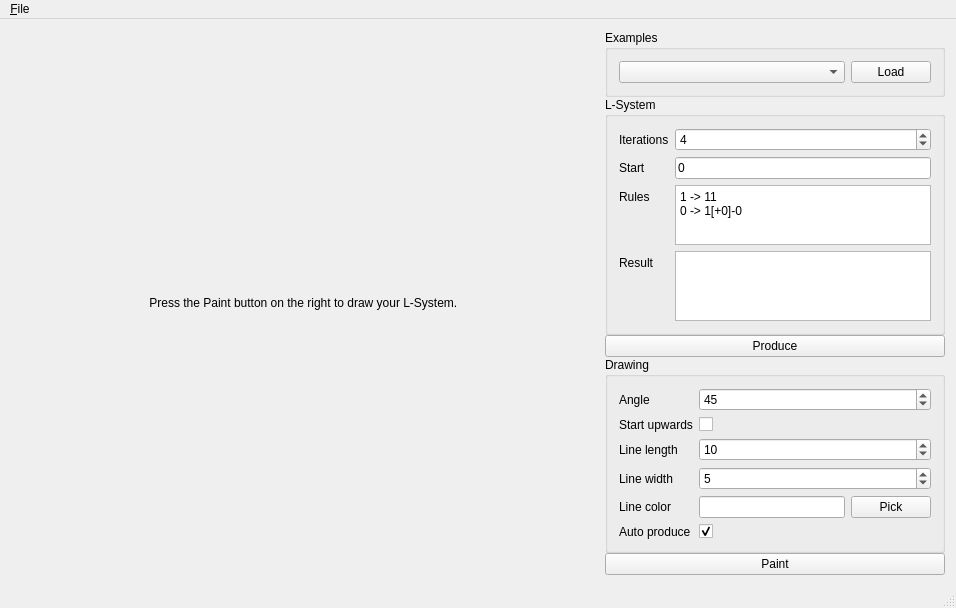
<?xml version="1.0" encoding="UTF-8"?>
<ui version="4.0">
 <class>MainWindow</class>
 <widget class="QMainWindow" name="MainWindow">
  <property name="geometry">
   <rect>
    <x>0</x>
    <y>0</y>
    <width>956</width>
    <height>573</height>
   </rect>
  </property>
  <property name="windowTitle">
   <string>L-system Drawer</string>
  </property>
  <widget class="QWidget" name="centralWidget">
   <layout class="QHBoxLayout" name="horizontalLayout">
    <item>
     <widget class="QLabel" name="canvas">
      <property name="sizePolicy">
       <sizepolicy hsizetype="Ignored" vsizetype="Ignored">
        <horstretch>0</horstretch>
        <verstretch>0</verstretch>
       </sizepolicy>
      </property>
      <property name="text">
       <string>Press the Paint button on the right to draw your L-System. </string>
      </property>
      <property name="alignment">
       <set>Qt::AlignCenter</set>
      </property>
     </widget>
    </item>
    <item>
     <widget class="QWidget" name="widget" native="true">
      <property name="sizePolicy">
       <sizepolicy hsizetype="Fixed" vsizetype="Preferred">
        <horstretch>0</horstretch>
        <verstretch>0</verstretch>
       </sizepolicy>
      </property>
      <layout class="QVBoxLayout" name="verticalLayout_2">
       <property name="spacing">
        <number>0</number>
       </property>
       <property name="leftMargin">
        <number>0</number>
       </property>
       <property name="topMargin">
        <number>0</number>
       </property>
       <property name="rightMargin">
        <number>0</number>
       </property>
       <property name="bottomMargin">
        <number>0</number>
       </property>
       <item>
        <widget class="QGroupBox" name="examplesGroupBox">
         <property name="title">
          <string>Examples</string>
         </property>
         <layout class="QHBoxLayout" name="horizontalLayout_3">
          <item>
           <widget class="QComboBox" name="examplesComboBox">
            <property name="sizePolicy">
             <sizepolicy hsizetype="MinimumExpanding" vsizetype="Fixed">
              <horstretch>0</horstretch>
              <verstretch>0</verstretch>
             </sizepolicy>
            </property>
           </widget>
          </item>
          <item>
           <widget class="QPushButton" name="exampleLoadButton">
            <property name="sizePolicy">
             <sizepolicy hsizetype="Preferred" vsizetype="Fixed">
              <horstretch>0</horstretch>
              <verstretch>0</verstretch>
             </sizepolicy>
            </property>
            <property name="text">
             <string>Load</string>
            </property>
           </widget>
          </item>
         </layout>
        </widget>
       </item>
       <item>
        <widget class="QGroupBox" name="lsystemGroupBox">
         <property name="title">
          <string>L-System</string>
         </property>
         <layout class="QFormLayout" name="formLayout_3">
          <item row="1" column="1">
           <widget class="QSpinBox" name="iterationsSpinBox">
            <property name="sizePolicy">
             <sizepolicy hsizetype="Preferred" vsizetype="Fixed">
              <horstretch>0</horstretch>
              <verstretch>0</verstretch>
             </sizepolicy>
            </property>
            <property name="value">
             <number>4</number>
            </property>
           </widget>
          </item>
          <item row="1" column="0">
           <widget class="QLabel" name="iterationsLabel">
            <property name="text">
             <string>Iterations</string>
            </property>
           </widget>
          </item>
          <item row="2" column="0">
           <widget class="QLabel" name="startLabel">
            <property name="text">
             <string>Start</string>
            </property>
           </widget>
          </item>
          <item row="2" column="1">
           <widget class="QLineEdit" name="startLineEdit">
            <property name="sizePolicy">
             <sizepolicy hsizetype="Preferred" vsizetype="Fixed">
              <horstretch>0</horstretch>
              <verstretch>0</verstretch>
             </sizepolicy>
            </property>
            <property name="text">
             <string>0</string>
            </property>
           </widget>
          </item>
          <item row="3" column="0">
           <widget class="QLabel" name="rulesLabel">
            <property name="text">
             <string>Rules</string>
            </property>
           </widget>
          </item>
          <item row="3" column="1">
           <widget class="QPlainTextEdit" name="rulesPlainTextEdit">
            <property name="minimumSize">
             <size>
              <width>0</width>
              <height>60</height>
             </size>
            </property>
            <property name="maximumSize">
             <size>
              <width>16777215</width>
              <height>80</height>
             </size>
            </property>
            <property name="lineWrapMode">
             <enum>QPlainTextEdit::NoWrap</enum>
            </property>
            <property name="plainText">
             <string>1 -&gt; 11
0 -&gt; 1[+0]-0</string>
            </property>
           </widget>
          </item>
          <item row="4" column="1">
           <widget class="QPlainTextEdit" name="resultPlainTextEdit">
            <property name="sizePolicy">
             <sizepolicy hsizetype="Preferred" vsizetype="Preferred">
              <horstretch>0</horstretch>
              <verstretch>0</verstretch>
             </sizepolicy>
            </property>
            <property name="plainText">
             <string/>
            </property>
           </widget>
          </item>
          <item row="4" column="0">
           <widget class="QLabel" name="label">
            <property name="text">
             <string>Result</string>
            </property>
           </widget>
          </item>
         </layout>
        </widget>
       </item>
       <item>
        <widget class="QPushButton" name="pushButton_2">
         <property name="text">
          <string>Produce</string>
         </property>
        </widget>
       </item>
       <item>
        <widget class="QGroupBox" name="drawingGroupBox">
         <property name="title">
          <string>Drawing</string>
         </property>
         <layout class="QFormLayout" name="formLayout_2">
          <item row="1" column="0">
           <widget class="QLabel" name="angleLabel">
            <property name="text">
             <string>Angle</string>
            </property>
           </widget>
          </item>
          <item row="1" column="1">
           <widget class="QSpinBox" name="angleSpinBox">
            <property name="maximum">
             <number>360</number>
            </property>
            <property name="value">
             <number>45</number>
            </property>
           </widget>
          </item>
          <item row="4" column="0">
           <widget class="QLabel" name="lineLengthLabel">
            <property name="text">
             <string>Line length</string>
            </property>
           </widget>
          </item>
          <item row="4" column="1">
           <widget class="QSpinBox" name="lineLengthSpinBox">
            <property name="value">
             <number>10</number>
            </property>
           </widget>
          </item>
          <item row="5" column="0">
           <widget class="QLabel" name="lineWidthLabel">
            <property name="text">
             <string>Line width</string>
            </property>
           </widget>
          </item>
          <item row="5" column="1">
           <widget class="QSpinBox" name="lineWidthSpinBox">
            <property name="value">
             <number>5</number>
            </property>
           </widget>
          </item>
          <item row="7" column="0">
           <widget class="QLabel" name="autoProduceLabel">
            <property name="text">
             <string>Auto produce</string>
            </property>
           </widget>
          </item>
          <item row="7" column="1">
           <widget class="QCheckBox" name="autoProduceCheckBox">
            <property name="checked">
             <bool>true</bool>
            </property>
           </widget>
          </item>
          <item row="3" column="0">
           <widget class="QLabel" name="startUpwardsLabel">
            <property name="text">
             <string>Start upwards</string>
            </property>
           </widget>
          </item>
          <item row="3" column="1">
           <widget class="QCheckBox" name="startUpwardsCheckBox"/>
          </item>
          <item row="6" column="0">
           <widget class="QLabel" name="lineColorLabel">
            <property name="text">
             <string>Line color</string>
            </property>
           </widget>
          </item>
          <item row="6" column="1">
           <layout class="QHBoxLayout" name="horizontalLayout_2">
            <item>
             <widget class="QLineEdit" name="lineColorLineEdit"/>
            </item>
            <item>
             <widget class="QPushButton" name="lineColorPickerButton">
              <property name="text">
               <string>Pick</string>
              </property>
             </widget>
            </item>
           </layout>
          </item>
         </layout>
        </widget>
       </item>
       <item>
        <widget class="QPushButton" name="pushButton">
         <property name="text">
          <string>Paint</string>
         </property>
        </widget>
       </item>
       <item>
        <spacer name="verticalSpacer">
         <property name="orientation">
          <enum>Qt::Vertical</enum>
         </property>
         <property name="sizeHint" stdset="0">
          <size>
           <width>20</width>
           <height>40</height>
          </size>
         </property>
        </spacer>
       </item>
      </layout>
     </widget>
    </item>
   </layout>
  </widget>
  <widget class="QMenuBar" name="menuBar">
   <property name="geometry">
    <rect>
     <x>0</x>
     <y>0</y>
     <width>956</width>
     <height>21</height>
    </rect>
   </property>
   <widget class="QMenu" name="menu_File">
    <property name="title">
     <string>&amp;File</string>
    </property>
    <addaction name="actionE_xit"/>
   </widget>
   <addaction name="menu_File"/>
  </widget>
  <widget class="QStatusBar" name="statusBar"/>
  <action name="actionE_xit">
   <property name="text">
    <string>E&amp;xit</string>
   </property>
   <property name="shortcut">
    <string>Ctrl+Q</string>
   </property>
  </action>
 </widget>
 <layoutdefault spacing="6" margin="11"/>
 <resources/>
 <connections/>
</ui>
